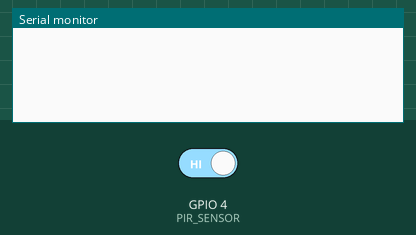
Recording of a sketch running on a simulated ESP8266 (NodeMCU). On the bench: the last lines printed to the serial monitor. The inputs (shaded band) are chosen by the test bench; at power-on: GPIO 4 (PIR_SENSOR) HIGH. WiFi joins after 1.5 s; servers stay silent unless stated.

Above: at 3.0 s.
3.1 s: GPIO 4 (PIR_SENSOR) driven LOW
At 7.9 s:
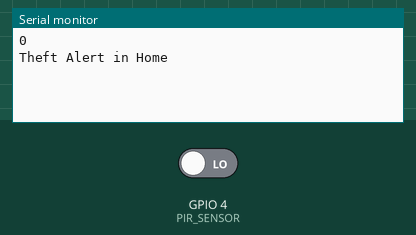
8.3 s: GPIO 4 (PIR_SENSOR) driven HIGH
At 12.9 s:
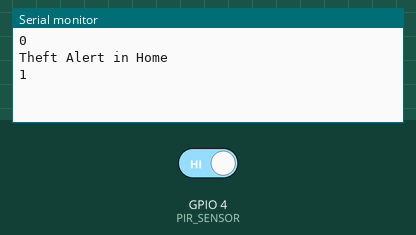

The sketch:

Blynk.ino
```cpp
#define BLYNK_TEMPLATE_ID "TMPL6LU7L-pNc"
#define BLYNK_TEMPLATE_NAME "DoorLock"
#define BLYNK_AUTH_TOKEN "jV-XWUbzTxwlFgFsdfhfkkQELvsm-gHRX1uvAoA"

#define BLYNK_PRINT Serial
#include <ESP8266WiFi.h>
#include <BlynkSimpleEsp8266.h>


char auth[] = BLYNK_AUTH_TOKEN;

char ssid[] = "iwants";  // type your wifi name
char pass[] = "2444666666";  // type your wifi password

#define PIR_SENSOR  4
BlynkTimer timer;
//int flag=0;
void notifyOnTheft()
{
  int isTheftAlert = digitalRead(PIR_SENSOR);
  Serial.println(isTheftAlert);
  if (isTheftAlert==0) {
    Serial.println("Theft Alert in Home");
    // Blynk.email("shameer50@gmail.com", "Alert", "Theft Alert in Home");
    //Blynk.notify("Alert : Theft Alert in Home");
    Blynk.logEvent("theft_alert","Theft Alert in Home");
//    flag=1;
  }
  else if (isTheftAlert==0)
  {
   // flag=0;
  }
}

void setup(){
  pinMode(PIR_SENSOR, INPUT);
   Serial.begin(115200);
  Blynk.begin(auth, ssid, pass);
  //dht.begin();
  timer.setInterval(5000L, notifyOnTheft);
}

void loop(){
  Blynk.run();
  timer.run();
}
```

Measured:
- after the input at 3.1 s, the serial monitor: prints a new line after 3.7 s (image 1)
- after the input at 8.3 s, the serial monitor: prints a new line after 3.5 s (image 2)
